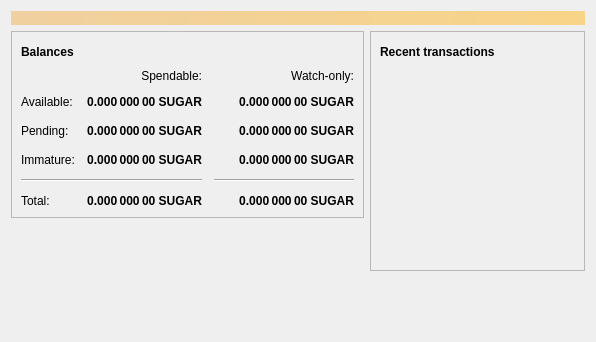
<?xml version="1.0" encoding="UTF-8"?>
<ui version="4.0">
 <class>OverviewPage</class>
 <widget class="QWidget" name="OverviewPage">
  <property name="geometry">
   <rect>
    <x>0</x>
    <y>0</y>
    <width>596</width>
    <height>342</height>
   </rect>
  </property>
  <property name="windowTitle">
   <string>Form</string>
  </property>
  <layout class="QVBoxLayout" name="topLayout">
   <item>
    <widget class="QLabel" name="labelAlerts">
     <property name="visible">
      <bool>false</bool>
     </property>
     <property name="styleSheet">
      <string notr="true">QLabel { background-color: qlineargradient(x1: 0, y1: 0, x2: 1, y2: 0, stop:0 #F0D0A0, stop:1 #F8D488); color:#000000; }</string>
     </property>
     <property name="wordWrap">
      <bool>true</bool>
     </property>
     <property name="margin">
      <number>3</number>
     </property>
     <property name="textInteractionFlags">
      <set>Qt::TextSelectableByMouse</set>
     </property>
    </widget>
   </item>
   <item>
    <layout class="QHBoxLayout" name="horizontalLayout" stretch="1,1">
     <item>
      <layout class="QVBoxLayout" name="verticalLayout_2">
       <item>
        <widget class="QFrame" name="frame">
         <property name="frameShape">
          <enum>QFrame::StyledPanel</enum>
         </property>
         <property name="frameShadow">
          <enum>QFrame::Raised</enum>
         </property>
         <layout class="QVBoxLayout" name="verticalLayout_4">
          <item>
           <layout class="QHBoxLayout" name="horizontalLayout_4">
            <item>
             <widget class="QLabel" name="label_5">
              <property name="font">
               <font>
                <weight>75</weight>
                <bold>true</bold>
               </font>
              </property>
              <property name="text">
               <string>Balances</string>
              </property>
             </widget>
            </item>
            <item>
             <widget class="QPushButton" name="labelWalletStatus">
              <property name="enabled">
               <bool>true</bool>
              </property>
              <property name="maximumSize">
               <size>
                <width>30</width>
                <height>16777215</height>
               </size>
              </property>
              <property name="toolTip">
               <string>The displayed information may be out of date. Your wallet automatically synchronizes with the Sugarchain network after a connection is established, but this process has not completed yet.</string>
              </property>
              <property name="text">
               <string/>
              </property>
              <property name="icon">
               <iconset resource="../bitcoin.qrc">
                <normaloff>:/icons/warning</normaloff>
                <disabledoff>:/icons/warning</disabledoff>:/icons/warning</iconset>
              </property>
              <property name="iconSize">
               <size>
                <width>24</width>
                <height>24</height>
               </size>
              </property>
              <property name="flat">
               <bool>true</bool>
              </property>
             </widget>
            </item>
            <item>
             <spacer name="horizontalSpacer_3">
              <property name="orientation">
               <enum>Qt::Horizontal</enum>
              </property>
              <property name="sizeHint" stdset="0">
               <size>
                <width>40</width>
                <height>20</height>
               </size>
              </property>
             </spacer>
            </item>
           </layout>
          </item>
          <item>
           <layout class="QGridLayout" name="gridLayout">
            <property name="spacing">
             <number>12</number>
            </property>
            <item row="2" column="2">
             <widget class="QLabel" name="labelWatchPending">
              <property name="font">
               <font>
                <weight>75</weight>
                <bold>true</bold>
               </font>
              </property>
              <property name="cursor">
               <cursorShape>IBeamCursor</cursorShape>
              </property>
              <property name="toolTip">
               <string>Unconfirmed transactions to watch-only addresses</string>
              </property>
              <property name="text">
               <string notr="true">0.000 000 00 SUGAR</string>
              </property>
              <property name="alignment">
               <set>Qt::AlignRight|Qt::AlignTrailing|Qt::AlignVCenter</set>
              </property>
              <property name="textInteractionFlags">
               <set>Qt::LinksAccessibleByMouse|Qt::TextSelectableByKeyboard|Qt::TextSelectableByMouse</set>
              </property>
             </widget>
            </item>
            <item row="2" column="1">
             <widget class="QLabel" name="labelUnconfirmed">
              <property name="font">
               <font>
                <weight>75</weight>
                <bold>true</bold>
               </font>
              </property>
              <property name="cursor">
               <cursorShape>IBeamCursor</cursorShape>
              </property>
              <property name="toolTip">
               <string>Total of transactions that have yet to be confirmed, and do not yet count toward the spendable balance</string>
              </property>
              <property name="text">
               <string notr="true">0.000 000 00 SUGAR</string>
              </property>
              <property name="alignment">
               <set>Qt::AlignRight|Qt::AlignTrailing|Qt::AlignVCenter</set>
              </property>
              <property name="textInteractionFlags">
               <set>Qt::LinksAccessibleByMouse|Qt::TextSelectableByKeyboard|Qt::TextSelectableByMouse</set>
              </property>
             </widget>
            </item>
            <item row="3" column="2">
             <widget class="QLabel" name="labelWatchImmature">
              <property name="font">
               <font>
                <weight>75</weight>
                <bold>true</bold>
               </font>
              </property>
              <property name="cursor">
               <cursorShape>IBeamCursor</cursorShape>
              </property>
              <property name="toolTip">
               <string>Mined balance in watch-only addresses that has not yet matured</string>
              </property>
              <property name="text">
               <string notr="true">0.000 000 00 SUGAR</string>
              </property>
              <property name="alignment">
               <set>Qt::AlignRight|Qt::AlignTrailing|Qt::AlignVCenter</set>
              </property>
              <property name="textInteractionFlags">
               <set>Qt::LinksAccessibleByMouse|Qt::TextSelectableByKeyboard|Qt::TextSelectableByMouse</set>
              </property>
             </widget>
            </item>
            <item row="4" column="0" colspan="2">
             <widget class="Line" name="line">
              <property name="orientation">
               <enum>Qt::Horizontal</enum>
              </property>
             </widget>
            </item>
            <item row="4" column="2">
             <widget class="Line" name="lineWatchBalance">
              <property name="sizePolicy">
               <sizepolicy hsizetype="Preferred" vsizetype="Fixed">
                <horstretch>0</horstretch>
                <verstretch>0</verstretch>
               </sizepolicy>
              </property>
              <property name="minimumSize">
               <size>
                <width>140</width>
                <height>0</height>
               </size>
              </property>
              <property name="orientation">
               <enum>Qt::Horizontal</enum>
              </property>
             </widget>
            </item>
            <item row="5" column="0">
             <widget class="QLabel" name="labelTotalText">
              <property name="text">
               <string>Total:</string>
              </property>
             </widget>
            </item>
            <item row="3" column="1">
             <widget class="QLabel" name="labelImmature">
              <property name="font">
               <font>
                <weight>75</weight>
                <bold>true</bold>
               </font>
              </property>
              <property name="cursor">
               <cursorShape>IBeamCursor</cursorShape>
              </property>
              <property name="toolTip">
               <string>Mined balance that has not yet matured</string>
              </property>
              <property name="text">
               <string notr="true">0.000 000 00 SUGAR</string>
              </property>
              <property name="alignment">
               <set>Qt::AlignRight|Qt::AlignTrailing|Qt::AlignVCenter</set>
              </property>
              <property name="textInteractionFlags">
               <set>Qt::LinksAccessibleByMouse|Qt::TextSelectableByKeyboard|Qt::TextSelectableByMouse</set>
              </property>
             </widget>
            </item>
            <item row="2" column="3">
             <spacer name="horizontalSpacer_2">
              <property name="orientation">
               <enum>Qt::Horizontal</enum>
              </property>
              <property name="sizeHint" stdset="0">
               <size>
                <width>40</width>
                <height>20</height>
               </size>
              </property>
             </spacer>
            </item>
            <item row="3" column="0">
             <widget class="QLabel" name="labelImmatureText">
              <property name="text">
               <string>Immature:</string>
              </property>
             </widget>
            </item>
            <item row="5" column="1">
             <widget class="QLabel" name="labelTotal">
              <property name="font">
               <font>
                <weight>75</weight>
                <bold>true</bold>
               </font>
              </property>
              <property name="cursor">
               <cursorShape>IBeamCursor</cursorShape>
              </property>
              <property name="toolTip">
               <string>Your current total balance</string>
              </property>
              <property name="text">
               <string notr="true">0.000 000 00 SUGAR</string>
              </property>
              <property name="alignment">
               <set>Qt::AlignRight|Qt::AlignTrailing|Qt::AlignVCenter</set>
              </property>
              <property name="textInteractionFlags">
               <set>Qt::LinksAccessibleByMouse|Qt::TextSelectableByKeyboard|Qt::TextSelectableByMouse</set>
              </property>
             </widget>
            </item>
            <item row="5" column="2">
             <widget class="QLabel" name="labelWatchTotal">
              <property name="font">
               <font>
                <weight>75</weight>
                <bold>true</bold>
               </font>
              </property>
              <property name="cursor">
               <cursorShape>IBeamCursor</cursorShape>
              </property>
              <property name="toolTip">
               <string>Current total balance in watch-only addresses</string>
              </property>
              <property name="text">
               <string notr="true">0.000 000 00 SUGAR</string>
              </property>
              <property name="alignment">
               <set>Qt::AlignRight|Qt::AlignTrailing|Qt::AlignVCenter</set>
              </property>
              <property name="textInteractionFlags">
               <set>Qt::LinksAccessibleByMouse|Qt::TextSelectableByKeyboard|Qt::TextSelectableByMouse</set>
              </property>
             </widget>
            </item>
            <item row="0" column="2">
             <widget class="QLabel" name="labelWatchonly">
              <property name="text">
               <string>Watch-only:</string>
              </property>
              <property name="alignment">
               <set>Qt::AlignRight|Qt::AlignTrailing|Qt::AlignVCenter</set>
              </property>
             </widget>
            </item>
            <item row="1" column="0">
             <widget class="QLabel" name="labelBalanceText">
              <property name="text">
               <string>Available:</string>
              </property>
             </widget>
            </item>
            <item row="1" column="1">
             <widget class="QLabel" name="labelBalance">
              <property name="font">
               <font>
                <weight>75</weight>
                <bold>true</bold>
               </font>
              </property>
              <property name="cursor">
               <cursorShape>IBeamCursor</cursorShape>
              </property>
              <property name="toolTip">
               <string>Your current spendable balance</string>
              </property>
              <property name="text">
               <string notr="true">0.000 000 00 SUGAR</string>
              </property>
              <property name="alignment">
               <set>Qt::AlignRight|Qt::AlignTrailing|Qt::AlignVCenter</set>
              </property>
              <property name="textInteractionFlags">
               <set>Qt::LinksAccessibleByMouse|Qt::TextSelectableByKeyboard|Qt::TextSelectableByMouse</set>
              </property>
             </widget>
            </item>
            <item row="1" column="2">
             <widget class="QLabel" name="labelWatchAvailable">
              <property name="font">
               <font>
                <weight>75</weight>
                <bold>true</bold>
               </font>
              </property>
              <property name="cursor">
               <cursorShape>IBeamCursor</cursorShape>
              </property>
              <property name="toolTip">
               <string>Your current balance in watch-only addresses</string>
              </property>
              <property name="text">
               <string notr="true">0.000 000 00 SUGAR</string>
              </property>
              <property name="alignment">
               <set>Qt::AlignRight|Qt::AlignTrailing|Qt::AlignVCenter</set>
              </property>
              <property name="textInteractionFlags">
               <set>Qt::LinksAccessibleByMouse|Qt::TextSelectableByKeyboard|Qt::TextSelectableByMouse</set>
              </property>
             </widget>
            </item>
            <item row="2" column="0">
             <widget class="QLabel" name="labelPendingText">
              <property name="text">
               <string>Pending:</string>
              </property>
             </widget>
            </item>
            <item row="0" column="1">
             <widget class="QLabel" name="labelSpendable">
              <property name="text">
               <string>Spendable:</string>
              </property>
              <property name="alignment">
               <set>Qt::AlignRight|Qt::AlignTrailing|Qt::AlignVCenter</set>
              </property>
             </widget>
            </item>
           </layout>
          </item>
         </layout>
        </widget>
       </item>
       <item>
        <spacer name="verticalSpacer">
         <property name="orientation">
          <enum>Qt::Vertical</enum>
         </property>
         <property name="sizeHint" stdset="0">
          <size>
           <width>20</width>
           <height>40</height>
          </size>
         </property>
        </spacer>
       </item>
      </layout>
     </item>
     <item>
      <layout class="QVBoxLayout" name="verticalLayout_3">
       <item>
        <widget class="QFrame" name="frame_2">
         <property name="frameShape">
          <enum>QFrame::StyledPanel</enum>
         </property>
         <property name="frameShadow">
          <enum>QFrame::Raised</enum>
         </property>
         <layout class="QVBoxLayout" name="verticalLayout">
          <item>
           <layout class="QHBoxLayout" name="horizontalLayout_2">
            <item>
             <widget class="QLabel" name="label_4">
              <property name="font">
               <font>
                <weight>75</weight>
                <bold>true</bold>
               </font>
              </property>
              <property name="text">
               <string>Recent transactions</string>
              </property>
             </widget>
            </item>
            <item>
             <widget class="QPushButton" name="labelTransactionsStatus">
              <property name="enabled">
               <bool>true</bool>
              </property>
              <property name="maximumSize">
               <size>
                <width>30</width>
                <height>16777215</height>
               </size>
              </property>
              <property name="toolTip">
               <string>The displayed information may be out of date. Your wallet automatically synchronizes with the Sugarchain network after a connection is established, but this process has not completed yet.</string>
              </property>
              <property name="text">
               <string/>
              </property>
              <property name="icon">
               <iconset resource="../bitcoin.qrc">
                <normaloff>:/icons/warning</normaloff>
                <disabledoff>:/icons/warning</disabledoff>:/icons/warning</iconset>
              </property>
              <property name="iconSize">
               <size>
                <width>24</width>
                <height>24</height>
               </size>
              </property>
              <property name="flat">
               <bool>true</bool>
              </property>
             </widget>
            </item>
            <item>
             <spacer name="horizontalSpacer">
              <property name="orientation">
               <enum>Qt::Horizontal</enum>
              </property>
              <property name="sizeHint" stdset="0">
               <size>
                <width>40</width>
                <height>20</height>
               </size>
              </property>
             </spacer>
            </item>
           </layout>
          </item>
          <item>
           <widget class="QListView" name="listTransactions">
            <property name="styleSheet">
             <string notr="true">QListView { background: transparent; }</string>
            </property>
            <property name="frameShape">
             <enum>QFrame::NoFrame</enum>
            </property>
            <property name="verticalScrollBarPolicy">
             <enum>Qt::ScrollBarAlwaysOff</enum>
            </property>
            <property name="horizontalScrollBarPolicy">
             <enum>Qt::ScrollBarAlwaysOff</enum>
            </property>
            <property name="selectionMode">
             <enum>QAbstractItemView::NoSelection</enum>
            </property>
           </widget>
          </item>
         </layout>
        </widget>
       </item>
       <item>
        <spacer name="verticalSpacer_2">
         <property name="orientation">
          <enum>Qt::Vertical</enum>
         </property>
         <property name="sizeHint" stdset="0">
          <size>
           <width>20</width>
           <height>40</height>
          </size>
         </property>
        </spacer>
       </item>
      </layout>
     </item>
    </layout>
   </item>
  </layout>
 </widget>
 <resources/>
 <connections/>
</ui>
